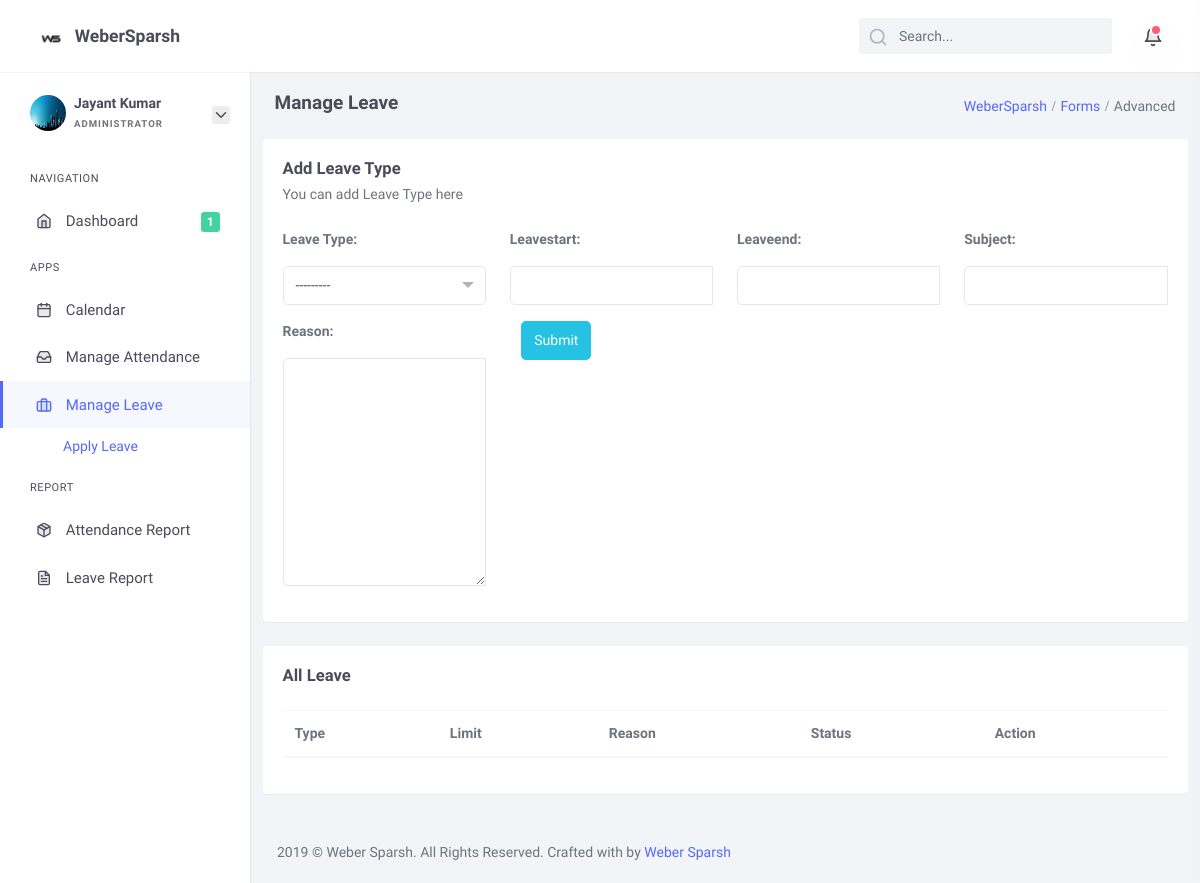
Page /applyleave/ (signed in) on the earlier database version.
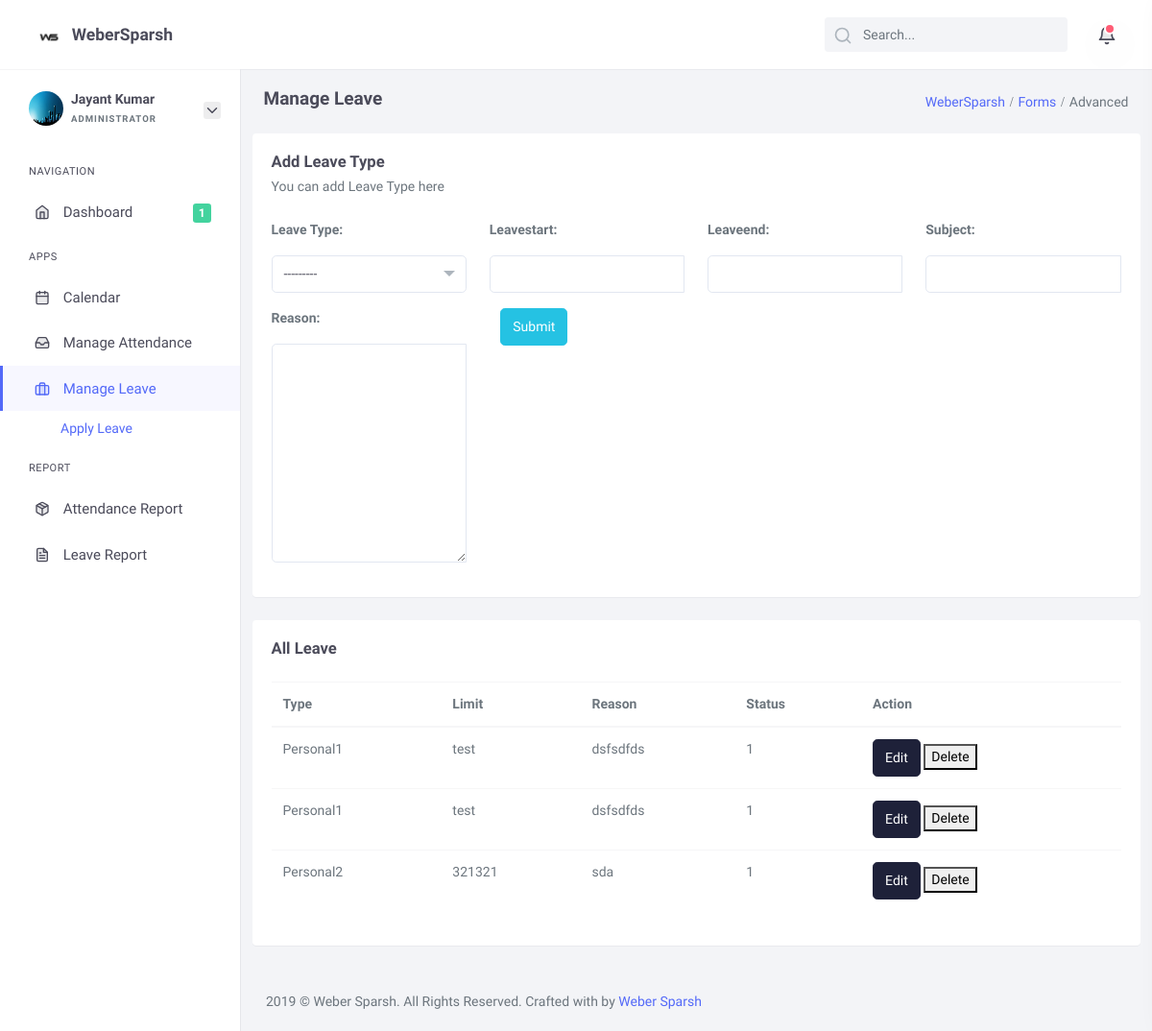
Same page on the later database version.
### adminpanel/models.py (models this page shows)
class Leave(models.Model):
    reference =  models.ForeignKey(User, on_delete=models.CASCADE)
    leavetype = models.ForeignKey(Leavetype, on_delete=models.CASCADE)
    leavestart = models.CharField(max_length=255,null=True)
    leaveend = models.CharField(max_length=255,null=True)
    reason = models.TextField(null=True)
    subject = models.CharField(max_length=255,null=True)
    comment = models.TextField(null=True)
    status = models.IntegerField(choices=STATUS, default=0)
    updated_on = models.DateTimeField(auto_now= True)
    created_on = models.DateTimeField(auto_now_add=True)

class Leavetype(models.Model):
    leavetype = models.CharField(max_length=255)
    limit = models.IntegerField()
    status = models.IntegerField(choices=STATUS, default=1)
    updated_on = models.DateTimeField(auto_now= True)
    created_on = models.DateTimeField(auto_now_add=True)
    def __str__(self):
        return self.leavetype

### frontend/views.py (the view)
# urls.py: path('applyleave/',views.applyleave,name = 'applyleave'),
@employee_required
def applyleave(request):
    if request.method == 'POST':
        form = ApplyLeaveForm(request.POST)
        if form.is_valid():
            leavestart = datetime.datetime.strptime(form.cleaned_data['leavestart'], '%Y-%m-%d')
            leaveend = datetime.datetime.strptime(form.cleaned_data['leaveend'], '%Y-%m-%d')
            obj = form.save(commit=False)
            obj.reference = request.user
            obj.leavestart = leavestart
            obj.leaveend = leaveend
            obj.status = 0
            new = obj.save()
    else:
        form = ApplyLeaveForm()
    appliedleaves = Leave.objects.filter(reference = request.user)
    return render(request, 'front/applyleave.html', {'form': form,'appliedleaves':appliedleaves})

### adminpanel/forms.py (shortened to what this page needs)
class ApplyLeaveForm(ModelForm):
    leavetype = forms.ModelChoiceField(queryset=Leavetype.objects.all(), label='Leave Type', widget=forms.Select(attrs={'class' :"form-control" ,'data-plugin':"customselect"}))
    leavestart = forms.CharField(max_length=30, widget=forms.TextInput(attrs={'class': "form-control basic-datepicker"}), required=True, help_text='Optional.')
    leaveend = forms.CharField(max_length=30, widget=forms.TextInput(attrs={'class': "form-control basic-datepicker"}), required=True, help_text='Optional.')
    subject = forms.CharField(max_length=30, widget=forms.TextInput(attrs={'class': "form-control"}), required=True, help_text='Optional.')
    reason = forms.CharField(max_length=30, widget=forms.Textarea(attrs={'class': "form-control"}), required=True, help_text='Optional.')
    class Meta:
        model = Leave
        fields = ['leavetype','leavestart','leaveend','subject','reason']

### adminpanel/views.py (called while the page is built)
def notification_context(request):
    notifications = EmployeeNotice.objects.filter(status= 1)
    return { 'notifications': {
                    'object_list': notifications,
                    'count': notifications.count(),
                }
            }

### template/front/applyleave.html (shortened to what the changed rows need)
{% extends 'front/layout.html' %}
{% block content %}
            <div class="content-page">
                <div class="content">
                     <div class="row">
                        <div class="col-12">
                            <div class="card">
                                <div class="card-body">
                                    <form  method="POST" action = "{% url 'applyleave' %}" enctype="multipart/form-data">
                                    <div class="row">
                                                {% for field in form %}
                                                <div class="col-xl-3 col-sm-6">
                                                    <div class="form-group mt-3 mt-sm-0">
                                                    <label class="form-control-label">{{ field.label_tag }}</label>
                                                    <div class="input-group input-group-merge">
                                                        {{ field }}<br>
                                                    </div>
                                                </div>
                                            </div>
                                                {% endfor %}
                                    </div>
                                </form>
                                </div>
                            </div>
                        </div>
                    </div>
                    <div class="row">
                        <div class="col-12">
                            <div class="card">
                                <div class="card-body">
                                    <table id="selection-datatable" class="table dt-responsive " width='100%'>
                                        <thead>
                                            <tr>
                                                <th>Type</th>
                                                <th>Limit</th>
                                                <th>Reason</th>
                                                <th>Status</th>
                                                <th>Action</th>
                                            </tr>
                                        </thead>
                                        <tbody>
                                            {% for appliedleave in appliedleaves %}
                                                <tr>
                                                    <td>{{appliedleave.leavetype.leavetype}}</td>
                                                    <td>{{appliedleave.subject}}</td>
                                                    <td>{{appliedleave.reason}}
                                                    </td>
                                                    <td>{{appliedleave.status}}</td>
                                                    <td>
                                                        <button type="button" data-url="" class="btn btn-secondary edit_leavetype" data-toggle="modal" data-target="#bs-example-modal-xl">Edit</button>
                                                        <button>Delete</button>
                                                    </td>
                                                </tr>
                                            {% endfor %}
                                        </tbody>
                                    </table>
                                </div>
                            </div>
                        </div>
                    </div>
                </div>
            </div>
{% endblock  %}

Differences in the rows shown:
added Leave: leavetype.leavetype "Personal1", subject "test", reason "dsfsdfds", status "1"
added Leave: leavetype.leavetype "Personal1", subject "test", reason "dsfsdfds", status "1"
added Leave: leavetype.leavetype "Personal2", subject "321321", reason "sda", status "1"
